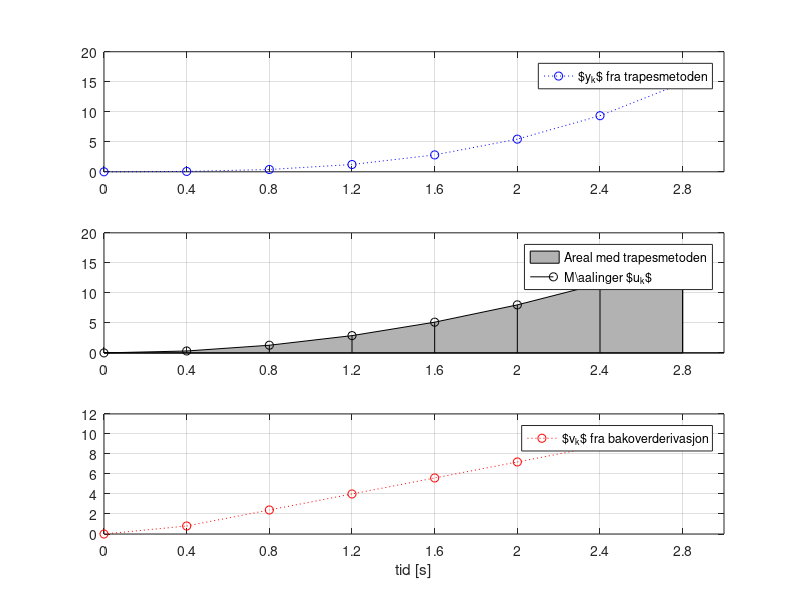

This chart was generated by the following MATLAB code:
%% f) Numerisk integrasjon og derivasjon i Matlab
 
clear; close all; clc

% Tidspunkt og målinger i {t_k} og {u_k}.
t_slutt = 3;
Ts = 0.4;
t = 0:Ts:t_slutt;    % Skriv t som en vektor/array som t=fra:step:til
u = 2 * t.^2;  % Skriv uttrykket for u = 2*t^2. Husk elementvis operasjoner.

% Initialverdier integrasjon og derivasjon
y(1) = 0;
v(1) = 0;

for k = 2:length(t)
    % ------------- Trapesmetoden -------------
    y(k) = y(k-1) + Ts/2*(u(k-1)+u(k));

    % ------------- Bakoverderivasjon --------------
    v(k) = (u(k)-u(k-1))/Ts;
end

figure
set(gcf,'position',[1000 250 500 700])
subplot(3,1,1)
plot(t, y, 'b:o')
xticks(t)
grid
legend('$y_k$ fra trapesmetoden')

subplot(3,1,2)
area(t,u,'FaceColor',[0.7 0.7 0.7])
hold on
stem(t,u,'k')
xticks(t)
grid
legend('Areal med trapesmetoden','M{\aa}linger $u_{k}$')

subplot(3,1,3)
plot(t, v, 'r:o')
grid
xticks(t)
legend('$v_k$ fra bakoverderivasjon')
xlabel('tid [s]')

